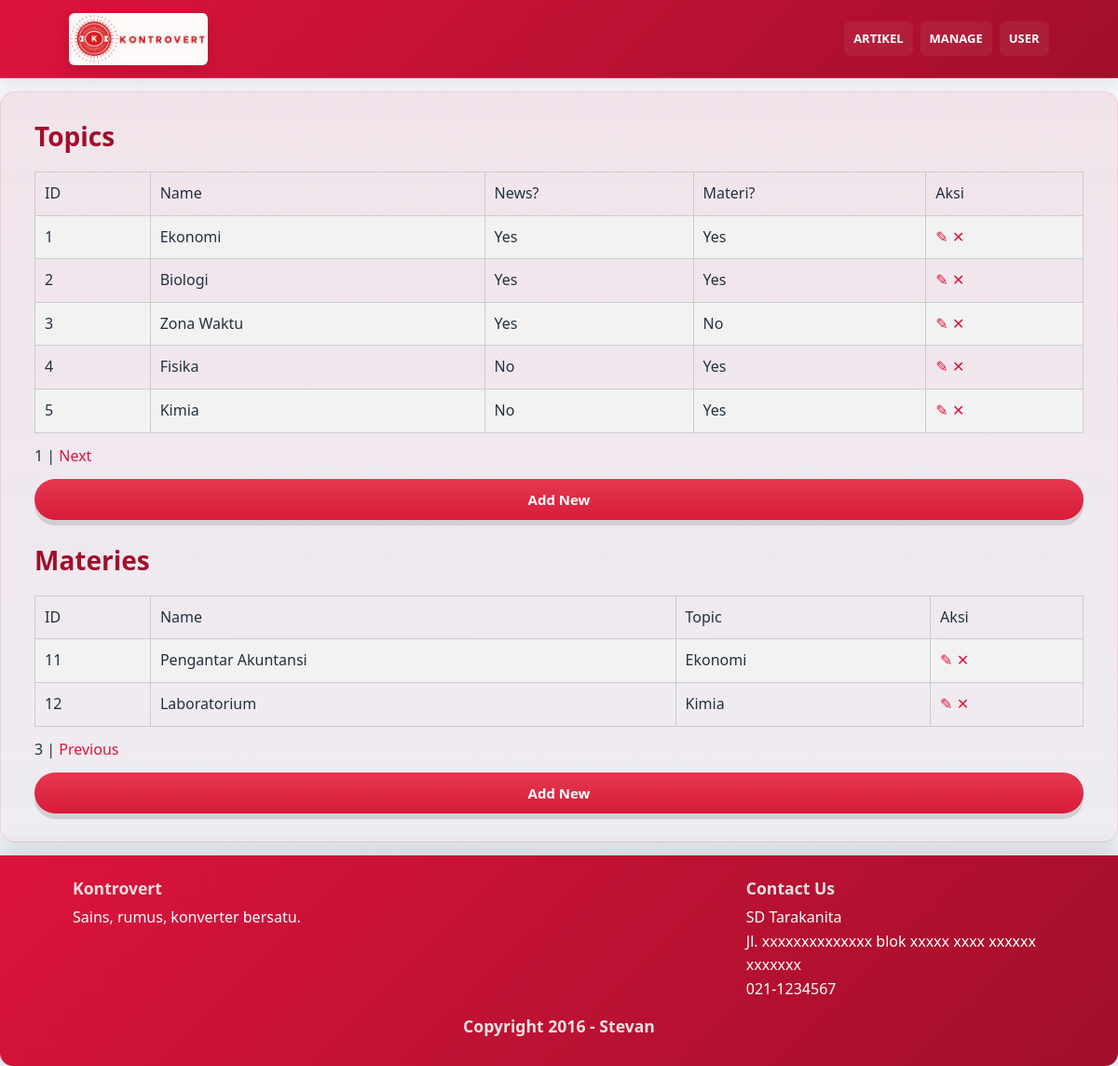
The app's page /CMS/matTopCMS.php?pageM=3 (signed in), older data.
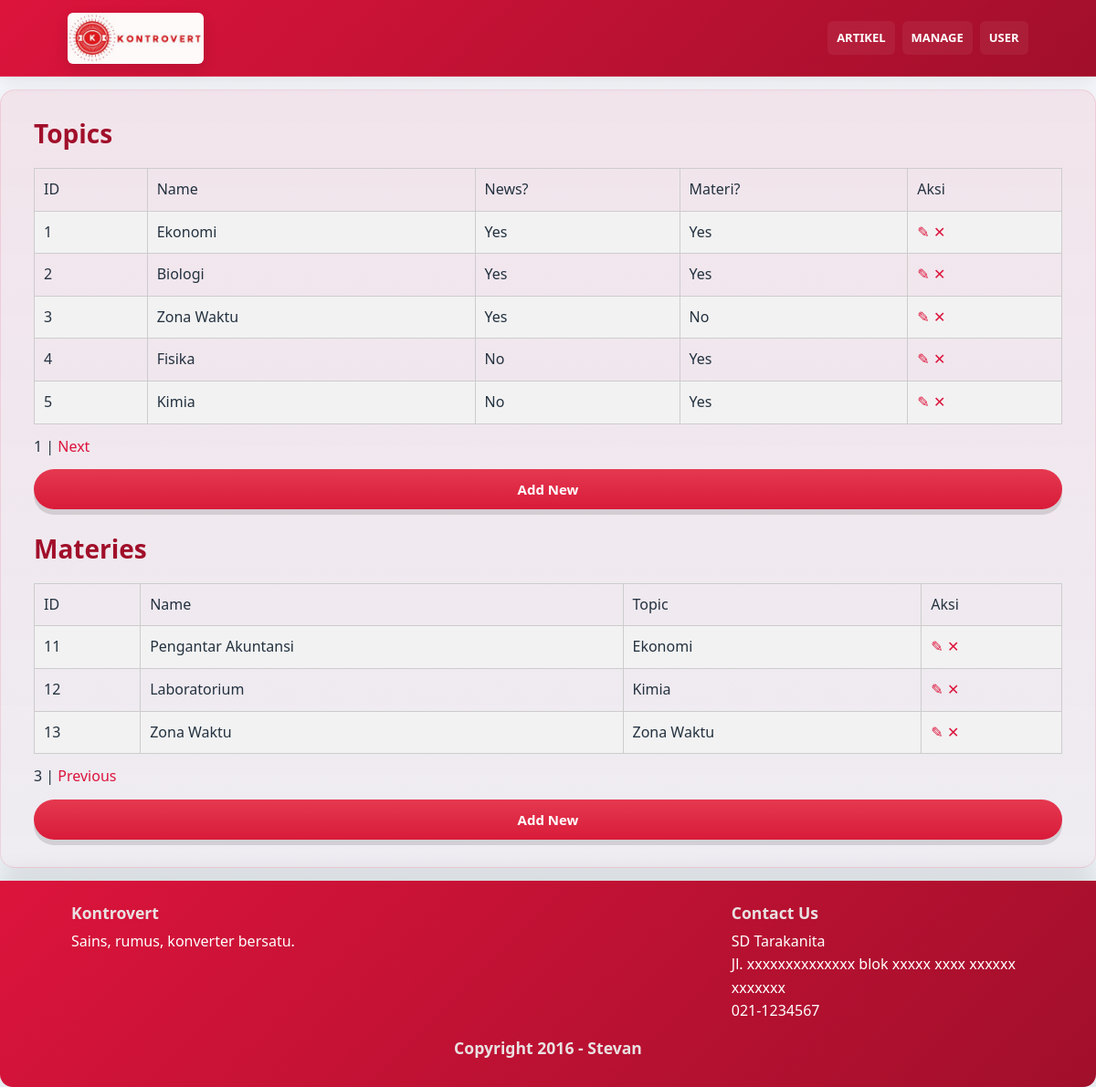
The same page, newer data.
### tables this page shows
CREATE TABLE `topics` (
  `id` int(11) NOT NULL,
  `namaTopik` varchar(25) NOT NULL,
  `fg_in_news` tinyint(1) NOT NULL,
  `fg_in_materi` tinyint(1) NOT NULL,
  `fg_in_formulas` tinyint(1) NOT NULL
);

CREATE TABLE `materials` (
  `id` int(11) NOT NULL,
  `name` varchar(50) NOT NULL,
  `topics_id` int(11) NOT NULL
);

### CMS/matTopCMS.php (the view, shortened to what the changed rows need)
<?php
	require_once __DIR__ . '/../db.inc.php';
?>
<!DOCTYPE html>
<html>
    <head>
        <link rel="stylesheet" href="buttons.css">
	</head>
    <body>
        <div class="hero" role="banner">
            <div class="hero-inner">
                <h2>Topics</h2>
                <div class="hero-cta">
                    <table id="contentMat" border="1">
                        <?php
                            $halaman = isset($_GET['pageT']) ? max(1, (int) $_GET['pageT']) : 1;
                            $offset = ($halaman-1)*5;
                            $sqlstr = "SELECT id, namaTopik, fg_in_news, fg_in_materi
                                        FROM topics limit $offset,5";
                            $hasil = mysqli_query($db, $sqlstr);
                            $row = mysqli_fetch_row($hasil);
                            if($row)
                            {
                                do{
                                    list($id,$namaTopik,$fg_in_news,$fg_in_materi) = $row;
                                    echo "<tr>";
                                        echo "<td>$id</td>";
                                        echo "<td>$namaTopik</td>";
                                        echo "<td>" . ($fg_in_news ? 'Yes' : 'No') . "</td>";
                                        echo "<td>" . ($fg_in_materi ? 'Yes' : 'No') . "</td>";
                                        echo "<td><a href='addEditTopic.php?id=$id'>✎</a>
                                            <a href='delete.php?table=topics&from=matTopCMS&linkID=$id' onclick='return confirm(\"Are you sure?\")'>✕</a></td>";
                                    echo "</tr>";
                                }while($row = mysqli_fetch_row($hasil));
                            }
                        ?>
                    </table>
                </div>
                <br>
                <h2>Materies</h2>
                <div class="hero-cta">
                    <table id="contentMat" border="1">
                        <?php
                            $halaman2=isset($_GET['pageM']) ? max(1, (int) $_GET['pageM']) : 1;
                            $offset=($halaman2-1)*5;
                            $sqlstr = "SELECT m.id, m.name, t.namaTopik
                                        FROM materials m
                                            INNER JOIN topics t ON m.topics_id = t.id
                                        limit $offset,5";
                            $hasilMat = mysqli_query($db, $sqlstr);
                            $rowMat = mysqli_fetch_row($hasilMat);
                            if($rowMat)
                            {
                                do{
                                    list($id,$name,$topic_name) = $rowMat;
                                    echo "<tr>";
                                        echo "<td>$id</td>";
                                        echo "<td>$name</td>";
                                        echo "<td>$topic_name</td>";
                                        echo "<td><a href='addEditMateri.php?id=$id'>✎</a>
                                                <a href='delete.php?table=materials&from=matTopCMS&linkID=$id' onclick='return confirm(\"Are you sure?\")'>✕</a></td>";
                                    echo "</tr>";
                                }while($rowMat = mysqli_fetch_row($hasilMat));
                            }
                        ?>
                    </table>
                </div>
            </div>
        </div>
    </body>
</html>

Row changes from the older to the newer data that the page shows:
added materials: id "13", name "Zona Waktu", topics.namaTopik "Zona Waktu"
